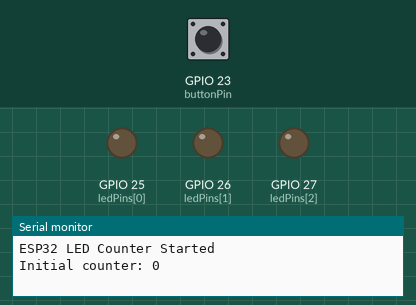
The sketch below on a simulated ESP32. On the bench: output pins drawn as LEDs (lit = HIGH), the last lines printed to the serial monitor. Inputs (shaded band) come from the test bench; at power-on: GPIO 23 (buttonPin) HIGH.

Above: at 1.2 s.
1.3 s: GPIO 23 (buttonPin) pulled LOW for 3.2 s
At 5.4 s:
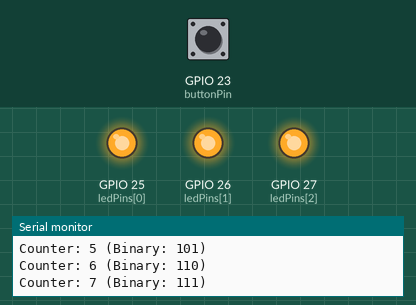
6.0 s: GPIO 23 (buttonPin) pulled LOW for 0.15 s
At 6.6 s:
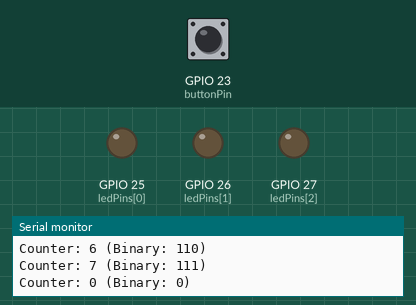
7.6 s: GPIO 23 (buttonPin) pulled LOW for 1 s
At 9.4 s:
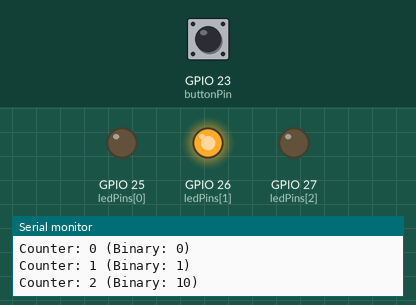
Timing chart, 0 to 10.9 s (numbered marks = the images above; inputs shaded):
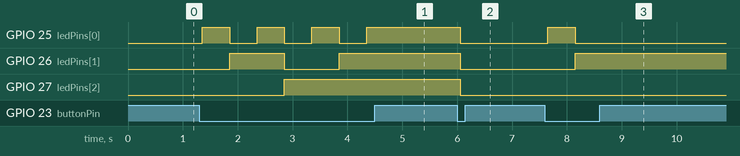

The sketch:

sketch_sep30a.ino
```cpp
// ESP32 三顆 LED 二進位顯示計數器與按鍵控制
// 腳位定義
const int buttonPin = 23;
// 將 LED 改接到可輸出的 GPIO（避開輸入專用的 GPIO34-39）
const int ledPins[] = {25, 26, 27}; // LSB到MSB，對應二進位的第0、1、2位

// 變數定義
int counter = 0;
int buttonState;
int lastButtonState = HIGH;

// 防彈跳與長按處理
unsigned long lastDebounceTime = 0;
unsigned long debounceDelay = 50;
unsigned long holdStartTime = 0;
unsigned long nextIncrementTime = 0;
const unsigned long holdDelay = 500;

void setup() {
  Serial.begin(115200);
  Serial.println("ESP32 LED Counter Started");

  // 設定按鍵腳位（使用內建上拉電阻）
  pinMode(buttonPin, INPUT_PULLUP);

  // 設定 LED 腳位為輸出並初始化為 LOW
  for (int i = 0; i < 3; i++) {
    pinMode(ledPins[i], OUTPUT);
    digitalWrite(ledPins[i], LOW);
  }

  // 顯示初始狀態
  updateLeds();
  Serial.print("Initial counter: ");
  Serial.println(counter);
}

void loop() {
  // 讀取按鍵狀態
  int reading = digitalRead(buttonPin);

  // 檢查按鍵狀態是否改變（防彈跳處理）
  if (reading != lastButtonState) {
    // 重置防彈跳計時器
    lastDebounceTime = millis();
    holdStartTime = 0; // 狀態改變時重置長按計時器
  }

  // 防彈跳延遲後處理
  if ((millis() - lastDebounceTime) > debounceDelay) {
    // 確認按鍵狀態確實改變
    if (reading != buttonState) {
      buttonState = reading;

      // 檢測按鍵按下（HIGH->LOW，因為使用 INPUT_PULLUP）
      if (buttonState == LOW) {
        incrementCounter();
        holdStartTime = millis();
        nextIncrementTime = holdStartTime + holdDelay;
      }
    }
  }

  // 處理按鍵長按連續遞增
  if (buttonState == LOW && holdStartTime > 0) {
    if (millis() >= nextIncrementTime) {
      incrementCounter();
      nextIncrementTime = millis() + holdDelay;
    }
  }

  // 儲存按鍵狀態供下次比較
  lastButtonState = reading;
}

void incrementCounter() {
  counter++;
  if (counter > 7) {
    counter = 0; // 0-7 循環（3位元二進位）
  }

  Serial.print("Counter: ");
  Serial.print(counter);
  Serial.print(" (Binary: ");
  Serial.print(counter, BIN);
  Serial.println(")");

  updateLeds();
}

void updateLeds() {
  // 根據 counter 值更新三顆 LED 的狀態
  for (int i = 0; i < 3; i++) {
    // 使用位元運算檢查第 i 位是否為 1
    bool ledState = (counter >> i) & 1;
    digitalWrite(ledPins[i], ledState);

    // 可選：添加小延遲讓 LED 變化更明顯
    // delay(50);
  }
}
```

Measured:
- after the input at 1.3 s, GPIO 25 (ledPins[0]): alternates HIGH for 0.50 s and LOW for 0.50 s, 7 changes in all, then stays HIGH, starting after 0.05 s; GPIO 26 (ledPins[1]): LOW → HIGH after 0.55 s, → LOW 1.0 s later, → HIGH 1.0 s later; GPIO 27 (ledPins[2]): LOW → HIGH after 1.6 s
- after the input at 6.0 s, GPIO 25 (ledPins[0]), GPIO 26 (ledPins[1]), GPIO 27 (ledPins[2]): HIGH → LOW after 0.05 s
- after the input at 7.6 s, GPIO 25 (ledPins[0]): LOW → HIGH after 0.05 s, → LOW 0.50 s later; GPIO 26 (ledPins[1]): LOW → HIGH after 0.55 s
